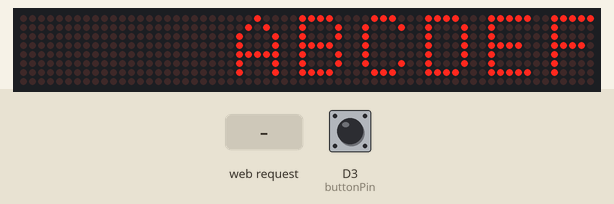
Recording of a sketch running on a simulated ESP8266 (Wemos D1 mini). On the bench: 64×8 LED matrix. The inputs (shaded band) are chosen by the test bench; at power-on: D3 (buttonPin) HIGH. Storage starts empty; what the sketch prints to the serial monitor is not drawn.

Above: at 16.5 s.
16.6 s: HTTP request GET /msg?msg=password received
At 16.75 s:
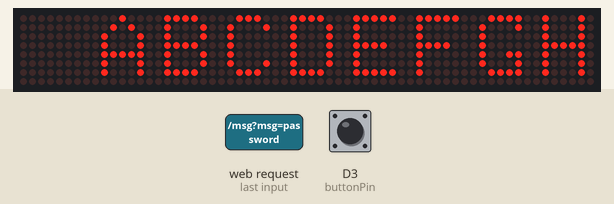
At 18.1 s:
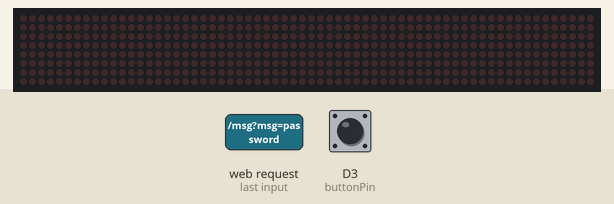
18.4 s: HTTP request GET /dosetup received
Timing chart, 0 to 21.4 s (numbered marks = the images above; inputs shaded):
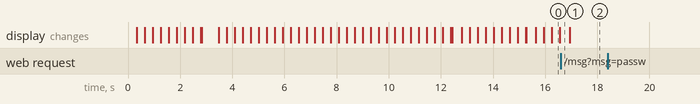

The sketch:

matrix_display.ino
```cpp
/*
Scrolling Wi-Fi display
Author: Erico Mendonca <erico.mendonca @ gmail.com>
Apr/2018

Uses a Wemos D1 Mini Pro.
A change needs to be done in Arduino15/packages/esp8266/hardware/esp8266/2.4.0/cores/esp8266/Esp.cpp in order for it to work with Wemos.
Add the following line:

static const int FLASH_INT_MASK = ((B10 << 8) | B00111010);

right before this line:
bool EspClass::flashEraseSector(uint32_t sector) {

The SPIFFS filesystem must first be initialized with SPIFFS.format(). This can take a few minutes. This allows the configuration file to be read/written to.

Connections:
D5 -> CLK (clock)
D7 -> DIN (data IN)
D4 -> CS (chip select)
GND -> GND
5v -> VCC

I used a "1-button shield" on top of the Wemos for resetting/displaying configuration. It's wired to D3.

Usage:
 - Connect to the SSID with the password shown.
 - Access http://<IP> on a browser and input a message.

To change configuration:
 - Connect to the SSID with the password shown.
 - Access http://<IP>/setup and change the config information.

To reset the configuration:
 - Power up (or press the reset button on the side)
 - while "starting" is being displayed, press and hold the shield button.
 - "reset configuration" will be shown
 - connect to the new SSID with the information shown


 Have fun!
*/

#include <ESP8266WiFi.h>
#include <ESP8266WebServer.h>
#include <SPI.h>
#include <Adafruit_GFX.h>
#include <Max72xxPanel.h>
#include "FS.h"
#include "fonts.h" // available fonts

// default values
const char *DEFAULT_SSID = "ledmatrix-WEMOS";
const char *DEFAULT_PASS = "led12345678";
const char *DEFAULT_MESSAGE = "ABCDEFGHIJKLMNOPQRSTUVWXYZabcdefghijklmnopqrstuvwxyz01234567890-=`~!@#$%^&*()_+[]\{}|:;\"'<>,.?/";
int DEFAULT_DELAY = 20; // draw delay in milliseconds
int DEFAULT_SPACING = 2; // default spacing between characters
int DEFAULT_BRIGHTNESS = 15; // default display brightness
const char *config_file = "/wifi.conf"; // file that holds WIFI configuration
const char *msg_file = "/message.conf"; // file that holds last message and settings

char ssid[128]="", passphrase[128]=""; // WIFI connection info

ESP8266WebServer server(80);                             // HTTP server will listen at port 80
int refresh=0;
int pinCS = 2; // Attach CS to this pin, DIN to MOSI and CLK to SCK (cf http://arduino.cc/en/Reference/SPI )
int numberOfHorizontalDisplays = 8;
int numberOfVerticalDisplays = 1;
String decodedMsg;
Max72xxPanel matrix = Max72xxPanel(pinCS, numberOfHorizontalDisplays, numberOfVerticalDisplays);

int brightness=DEFAULT_BRIGHTNESS; // 0-15
int wait=DEFAULT_DELAY; // in milliseconds
int spacer = DEFAULT_SPACING; // space between chars
int width = 5 + spacer; // The font width is 5 pixels

char result[128];
const int buttonPin = D3;
int buttonState = 0;

// function prototypes
void filterSpecialChars();
String getMessageForm(void);
String getSetupForm(void);
String getFooter(void);
void handle_msg(void);
void handle_setup(void);
void showMsg(void);
void setup(void);
void setupWifi(void);
void readConfig(void);
void readMessageConfig(void);
void saveConfig(void);
void saveMessageConfig(void);
void showNetInfo(void);
void resetMessage();
void resetNetInfo(void);

// Web forms sent to the client
String header =   "<h2>matrix display</h2>"
  "<span>a simple MAX7219-based display for your WEMOS D1, by docca</span>";

String setup_success =
  "<center>" + header +
  "<p>Configuration saved successfully!</p>"
  "</center>";

String setup_failed =
  "<center>" + header +
  "<h1>wifi setup</h1>"
  "<p>SSID and passphrase both need to be longer than 8 characters! Configuration has NOT been changed.</p>"
  "</center>";

String getFooter(void)
{
  String footer =
  "<p><center><a href='/msg?msg=" + decodedMsg +
  "&delay=" + String(wait) +
  "&spacing=" + String(spacer) +
  "&brightness=" + String(brightness) +
  "'>message</a>&nbsp;|&nbsp;<a href='/setup'>setup page</a></center></p>";
  return footer;
}

String getMessageForm(void)
{
  String formcontents =
  "<center>" + header +
  "<p><form action='msg'>"
  "<p>Message <input type='text' name='msg' value='" + decodedMsg + "' size=100 autofocus></p>"
  "<p>Delay <input type='text' name='delay' size=3 value=" + String(wait) + ">&nbsp;Spacing <input type='text' name='spacing' size=3 value=" + String(spacer) + ">&nbsp;"
  "Brightness (0-15) <input type='text' name='brightness' size=2 value=" + String(brightness) + "></p>"
  "<input type='submit' value='Submit'></p></center>"
  "</form>" + getFooter();

  return formcontents;
}

String getSetupForm(void)
{
  String formcontents =
  "<center>" + header +
  "<p><form action='dosetup'>"
  "<p>SSID <input type='text' name='ssid' size=32 autofocus value='" + ssid  + "'></p>"
  "<p>Passphrase <input type='text' name='passphrase'  size=32 value='" + passphrase + "'></p>"
  "<p><input type='submit' value='Submit'></p></center>"
  "</form>" + getFooter();

   return formcontents;
}

// Restores special characters that are URL-encoded to actual characters
String translateChars(String message)
{
  message.replace("+", " ");
  message.replace("%21", "!");
  message.replace("%22", "");
  message.replace("%23", "#");
  message.replace("%24", "$");
  message.replace("%25", "%");
  message.replace("%26", "&");
  message.replace("%27", "'");
  message.replace("%28", "(");
  message.replace("%29", ")");
  message.replace("%2A", "*");
  message.replace("%2B", "+");
  message.replace("%2C", ",");
  message.replace("%2F", "/");
  message.replace("%3A", ":");
  message.replace("%3B", ";");
  message.replace("%3C", "<");
  message.replace("%3D", "=");
  message.replace("%3E", ">");
  message.replace("%3F", "?");
  message.replace("%40", "@");
  message.replace("%E1", "á"); // a-acute
  message.replace("%E9", "é"); // e-acute
  message.replace("%ED", "í"); // i-acute
  message.replace("%F3", "ó"); // o-acute
  message.replace("%FA", "ú"); // u-acute
  message.replace("%E0", "à"); // a-grave
  message.replace("%E8", "è"); // e-grave
  message.replace("%EC", "ì"); // i-grave
  message.replace("%F2", "ò"); // o-grave
  message.replace("%E3", "ã"); // a-tilde
  message.replace("%F5", "õ"); // o-tilde
  message.replace("%F1", "ñ"); // n-tilde


//  %E1%E9%ED%F3%FA%E0%E8%EC%F2%F9%E3%F5%F1
  return message;
}
/*
  handles the messages coming from the webbrowser, restores a few special characters and
  constructs the strings that can be sent to the display
*/
void handle_msg() {
  matrix.fillScreen(LOW);

  String msg = server.arg("msg");
  String waitvalue = server.arg("delay");
  String spacervalue = server.arg("spacing");
  String brightnessvalue = server.arg("brightness");
  decodedMsg = translateChars(msg);
  wait=waitvalue.toInt() ;
  spacer=spacervalue.toInt();
  brightness=brightnessvalue.toInt();
  matrix.setIntensity(brightness);

  decodedMsg = translateChars(decodedMsg);
  String form = getMessageForm();
  server.send(200, "text/html", form);    // Send same page so they can send another msg
  refresh=1;
  saveMessageConfig();
}

void handle_setup() {
  matrix.fillScreen(LOW);

  Serial.println("Processing setup form");
  // compare new data with old data

  String id = server.arg("ssid");
  String pass = server.arg("passphrase");
  if ((id.length() >= 8) && (pass.length() >= 8))
  {
    server.send(200, "text/html", setup_success + getFooter());
    strcpy(ssid, id.c_str());
    strcpy(passphrase, pass.c_str());
    Serial.printf("New SSID = %s, new passphrase = %s\n", ssid, passphrase);
    server.send(200, "text/html", setup_success);
    saveConfig();
    setupWifi();
    decodedMsg = "config saved";
  }
  else
  {
    server.send(200, "text/html", setup_failed + getFooter());
    decodedMsg = "setup error";
    Serial.println("setup error, try again");
  }
  showMsg();
}

void showMsg()
{
  filterSpecialChars();

  Serial.printf("showing message: %s\n", decodedMsg.c_str());
  for ( int i = 0 ; i < width * decodedMsg.length() + matrix.width() - 1 - spacer; i++ ) {
    server.handleClient();                        // checks for incoming messages
    if (refresh==1) i=0;
    refresh=0;
    matrix.fillScreen(LOW);

    int letter = i / width;
    int x = (matrix.width() - 1) - i % width;
    int y = (matrix.height() - 8) / 2; // center the text vertically

    while ( x + width - spacer >= 0 && letter >= 0 ) {
      if ( letter < decodedMsg.length() ) {
        matrix.drawChar(x, y, decodedMsg[letter], HIGH, LOW, 1);
      }

      letter--;
      x -= width;
    }
    matrix.write(); // Send bitmap to display
    delay(wait);
  }
}

void setup(void) {

  Serial.begin(115200);                           // full speed to monitor

  // button setup
  pinMode(buttonPin, INPUT);

  // led matrix setup
  matrix.setIntensity(DEFAULT_BRIGHTNESS); // Use a value between 0 and 15 for brightness

  // display positions
  matrix.setPosition(0, 0, 0);
  matrix.setPosition(1, 1, 0);
  matrix.setPosition(2, 2, 0);
  matrix.setPosition(3, 3, 0);
  matrix.setPosition(4, 4, 0);
  matrix.setPosition(5, 5, 0);
  matrix.setPosition(6, 6, 0);
  matrix.setPosition(7, 7, 0);

  // rotation (1=90 degrees CW, 3=90 degrees CCW)
  matrix.setRotation(0, 1);
  matrix.setRotation(1, 1);
  matrix.setRotation(2, 1);
  matrix.setRotation(3, 1);
  matrix.setRotation(4, 1);
  matrix.setRotation(5, 1);
  matrix.setRotation(6, 1);
  matrix.setRotation(7, 1);

  // set starting message
  decodedMsg="starting...";


  showMsg();

  bool result = SPIFFS.begin();
  Serial.println("SPIFFS opened: " + result);

  setupWifi();
  //ESP.wdtDisable();                               // used to debug, disable wachdog timer,
  // Set up the endpoints for HTTP server,  Endpoints can be written as inline functions:
  server.on("/", []() {
    String form = getMessageForm();
    server.send(200, "text/html", form);
  });

  // Set up the endpoints for HTTP server,  Endpoints can be written as inline functions:
  server.on("/setup", []() {
    String form_setup = getSetupForm();
    server.send(200, "text/html", form_setup);
  });

  // entry points
  server.on("/msg", handle_msg);
  server.on("/dosetup", handle_setup);
  server.begin();
  Serial.println("Webserver ready!");

  // reads previously stored message, if any
  readMessageConfig();

}

void setupWifi()
{
  // load config from file
  readConfig();
  delay(500);
  Serial.print("Setting soft-AP ... ");
  if (WiFi.softAP(ssid, passphrase))
  {
      decodedMsg="WiFi Ready!";
      Serial.printf("Success. SSID: %s, PASS: %s\n", ssid, passphrase);
      showNetInfo();
      Serial.println(WiFi.softAPIP());
  }
  else
  {
    decodedMsg="WiFi Failed!";
    Serial.printf("WiFi Failure.\n");
  }
  showMsg();
}

void readConfig()
{
  memset(&ssid, 0, sizeof(ssid));
  memset(&passphrase, 0, sizeof(passphrase));

  // read button state, HIGH when not pressed, LOW when pressed
  buttonState = digitalRead(buttonPin);

  if (buttonState == LOW) {
      resetNetInfo();
      resetMessage();
   }

  Serial.println("reading config file");
  File f = SPIFFS.open(config_file, "r");

  if (!f)
  {
      f.close();
      Serial.println("No configuration found, using default values.");
      memset(&ssid, 0, sizeof(ssid));
      memset(&passphrase, 0, sizeof(passphrase));
      strcpy(ssid, DEFAULT_SSID);
      strcpy(passphrase, DEFAULT_PASS);

      // create a new file
      saveConfig();
      return;
  }

  // file read okay
   while(f.available()) {
      //Lets read line by line from the file
      String line = f.readStringUntil('\n');

      int pos = line.indexOf('=');
      if (line.substring(0,pos) == "ssid")
      {
          strcpy(ssid, line.substring(pos+1).c_str());
          Serial.printf("got ssid = %s\n", ssid);
      }
      if (line.substring(0,pos) == "password")
      {
          strcpy(passphrase, line.substring(pos+1).c_str());
          Serial.printf("got password = %s\n", passphrase);
      }
      Serial.println(line);
   }
  f.close();

}

void readMessageConfig()
{
  // deal with the message configuration file
  Serial.println("reading message config file");
  File f = SPIFFS.open(msg_file, "r");

  if (!f)
  {
      f.close();
      Serial.println("No message file found, creating new one.");
      memset(&decodedMsg, 0, sizeof(decodedMsg));
      decodedMsg = DEFAULT_MESSAGE;
      wait=DEFAULT_DELAY;
      brightness=DEFAULT_BRIGHTNESS;

      // create a new file
      saveConfig();
      return;
  }

  // file read okay
   while(f.available()) {
      //Lets read line by line from the file
      String line = f.readStringUntil('\n');

      int pos = line.indexOf('=');
      if (line.substring(0,pos) == "message")
      {
          decodedMsg = line.substring(pos+1).c_str();
          Serial.printf("got message = %s\n", decodedMsg.c_str());
      }
      else if (line.substring(0,pos) == "delay")
      {
          wait=line.substring(pos+1).toInt();
          Serial.printf("got delay = %d\n", wait);
      }
      else if (line.substring(0,pos) == "brightness")
      {
          brightness=line.substring(pos+1).toInt();
          Serial.printf("got brightness = %d\n", brightness);
          matrix.setIntensity(brightness);
      }
   }
}

void saveConfig()
{
  Serial.println("Saving configuration...");

  // open the file in write mode
  File f = SPIFFS.open(config_file, "w");
  if (!f) {
    Serial.println("file creation failed");
  }

  // now write two lines in key/value style with  end-of-line characters
  f.printf("ssid=%s\n", ssid);
  f.printf("password=%s\n", passphrase);

  f.close();
  Serial.println("Saved configuration...");

}

void saveMessageConfig()
{
  Serial.println("Saving message configuration...");

  // open the file in write mode
  File f = SPIFFS.open(msg_file, "w");
  if (!f) {
    Serial.println("file creation failed");
  }

  // write lines in key/value style with end-of-line characters
  f.printf("message=%s\n", decodedMsg.c_str());
  f.printf("delay=%d\n", wait);
  f.printf("brightness=%d\n", brightness);

  f.close();
  Serial.println("Saved message configuration...");

}

void showNetInfo()
{
  String oldmsg=decodedMsg;

  memset(&result, 0, sizeof(result));
  sprintf(result, "SSID: %s PASS: %s IP:%d.%d.%d.%d", ssid, passphrase, WiFi.softAPIP()[0], WiFi.softAPIP()[1], WiFi.softAPIP()[2], WiFi.softAPIP()[3]);
  decodedMsg=result;
  showMsg();
  decodedMsg=oldmsg;
}

void resetMessage()
{
  decodedMsg=DEFAULT_MESSAGE;
  brightness=DEFAULT_BRIGHTNESS;
  Serial.println("Message reset to the default one.");
  showMsg();
  saveMessageConfig();
}

void resetNetInfo()
{
  decodedMsg="reset configuration";
  Serial.println("Resetting configuration, using default values.");
  strcpy(ssid, DEFAULT_SSID);
  strcpy(passphrase, DEFAULT_PASS);
  showMsg();
  saveConfig();
}

void loop(void) {

   // read button state, HIGH when not pressed, LOW when pressed
  buttonState = digitalRead(buttonPin);

  if (buttonState == LOW) {
    Serial.printf("showing net info\n");
    showNetInfo();
  }

  showMsg();
}

void filterSpecialChars()
{
  char msg[255];
  memset(&msg, 0, sizeof(msg));

  sprintf(msg, "%s", decodedMsg.c_str());
  decodedMsg = "";

  for (int f=0; f < strlen(msg); f++)
  {
      Serial.printf("%d = %c (%X)\n", f, msg[f], msg[f]);

  }
  for (int f=0; f < strlen(msg); f++)
  {
    if (msg[f] == 0xC3 || msg[f] == 0xCB) {
        Serial.println("ignorando marcador");
    } else decodedMsg += msg[f];
  };


 // translate accented characters
 // The lines with +0x40 are to convert the same characters, but coming from the URL encoded scheme.
  decodedMsg.replace(0xA1, 143); // a-acute
  decodedMsg.replace(0xA9, 144); // e-acute
  decodedMsg.replace(0xAD, 161); // i-acute
  decodedMsg.replace(0xB3, 111); // o-acute
  decodedMsg.replace(0xBA, 163); // u-acute

  decodedMsg.replace(0xA1+0x40, 143); // a-acute
  decodedMsg.replace(0xA9+0x40, 144); // e-acute
  decodedMsg.replace(0xAD+0x40, 161); // i-acute
  decodedMsg.replace(0xB3+0x40, 111); // o-acute
  decodedMsg.replace(0xBA+0x40, 163); // u-acute

  decodedMsg.replace(0x81, 143); // A-acute
  decodedMsg.replace(0x89, 144); // E-acute
  decodedMsg.replace(0x8D, 161); // I-acute
  decodedMsg.replace(0x93, 111); // O-acute
  decodedMsg.replace(0x9A, 163); // U-acute

  decodedMsg.replace(0x81+0x40, 143); // A-acute
  decodedMsg.replace(0x89+0x40, 144); // E-acute
  decodedMsg.replace(0x8D+0x40, 161); // I-acute
  decodedMsg.replace(0x93+0x40, 111); // O-acute
  decodedMsg.replace(0x9A+0x40, 163); // U-acute

  decodedMsg.replace(0xA0, 133); // a-grave
  decodedMsg.replace(0xA8, 138); // e-grave
  decodedMsg.replace(0xAC, 141); // i-grave
  decodedMsg.replace(0xB2, 111); // o-grave
  decodedMsg.replace(0xB9, 151); // u-grave

  decodedMsg.replace(0xA0+0x40, 133); // a-grave
  decodedMsg.replace(0xA8+0x40, 138); // e-grave
  decodedMsg.replace(0xAC+0x40, 141); // i-grave
  decodedMsg.replace(0xB2+0x40, 111); // o-grave
  decodedMsg.replace(0xB9+0x40, 151); // u-grave

  decodedMsg.replace(0x80, 133); // A-grave
  decodedMsg.replace(0x88, 138); // E-grave
  decodedMsg.replace(0x8C, 141); // I-grave
  decodedMsg.replace(0x92, 111); // O-grave
  decodedMsg.replace(0x99, 151); // U-grave

  decodedMsg.replace(0x80+0x40, 133); // A-grave
  decodedMsg.replace(0x88+0x40, 138); // E-grave
  decodedMsg.replace(0x8C+0x40, 141); // I-grave
  decodedMsg.replace(0x92+0x40, 111); // O-grave
  decodedMsg.replace(0x99+0x40, 151); // U-grave

  decodedMsg.replace(0xA3, 132); // a-tilde
  decodedMsg.replace(0xB5, 148); // o-tilde
  decodedMsg.replace(0xB1, 164); // n-tilde
  decodedMsg.replace(0x83, 132); // A-tilde
  decodedMsg.replace(0x95, 148); // O-tilde
  decodedMsg.replace(0x91, 165); // N-tilde

  decodedMsg.replace(0xA3+0x40, 132); // a-tilde
  decodedMsg.replace(0xB5+0x40, 148); // o-tilde
  decodedMsg.replace(0xB1+0x40, 164); // n-tilde
  decodedMsg.replace(0x83+0x40, 132); // A-tilde
  decodedMsg.replace(0x95+0x40, 148); // O-tilde
  decodedMsg.replace(0x91+0x40, 165); // N-tilde

  decodedMsg.replace(0xA2, 131); // a-circ
  decodedMsg.replace(0xAA, 136); // e-circ
  decodedMsg.replace(0xAE, 140); // i-circ
  decodedMsg.replace(0xB4, 147); // o-circ
  decodedMsg.replace(0xBB, 150); // u-circ

  decodedMsg.replace(0xA2+0x40, 131); // a-circ
  decodedMsg.replace(0xAA + 0x40, 136); // e-circ
  decodedMsg.replace(0xAE + 0x40, 140); // i-circ
  decodedMsg.replace(0xB4+0x40, 147); // o-circ
  decodedMsg.replace(0xBB+0x40, 150); // u-circ

  decodedMsg.replace(0x82, 131); // A-circ
  decodedMsg.replace(0x8A, 136); // E-circ
  decodedMsg.replace(0x8E, 140); // I-circ
  decodedMsg.replace(0x94, 147); // O-circ
  decodedMsg.replace(0x9B, 150); // U-circ

  decodedMsg.replace(0x82+0x40, 131); // A-circ
  decodedMsg.replace(0x8A + 0x40, 136); // E-circ
  decodedMsg.replace(0x8E + 0x40, 140); // I-circ
  decodedMsg.replace(0x94+0x40, 147); // O-circ
  decodedMsg.replace(0x9B+0x40, 150); // U-circ

  decodedMsg.replace(0xA7, 135); // c-cedilla
  decodedMsg.replace(0x87, 128); // C-cedilla
  decodedMsg.replace(0x9C, 156); // tilde
  decodedMsg.replace(0x60, 39); // grave
  decodedMsg.replace(0x86, 94); // circunflex

  decodedMsg.replace(0xA7+0x40, 135); // c-cedilla
  decodedMsg.replace(0x87+0x40, 128); // C-cedilla
  decodedMsg.replace(0x9C+0x40, 156); // tilde
  decodedMsg.replace(0x60+0x40, 39); // grave
  decodedMsg.replace(0x86+0x40, 94); // circunflex

   for (int f=0; f < sizeof(decodedMsg); f++)
  {
      Serial.printf("%d = %c (%X)\n", f, decodedMsg[f], decodedMsg[f]);

  }

}
```

Source omitted: Picopixel.h (data table, 6569 bytes), fonts.h (data table, 39437 bytes)

Measured:
- after the input at 16.6 s, the display: changes after 0.35 s (image 2)
